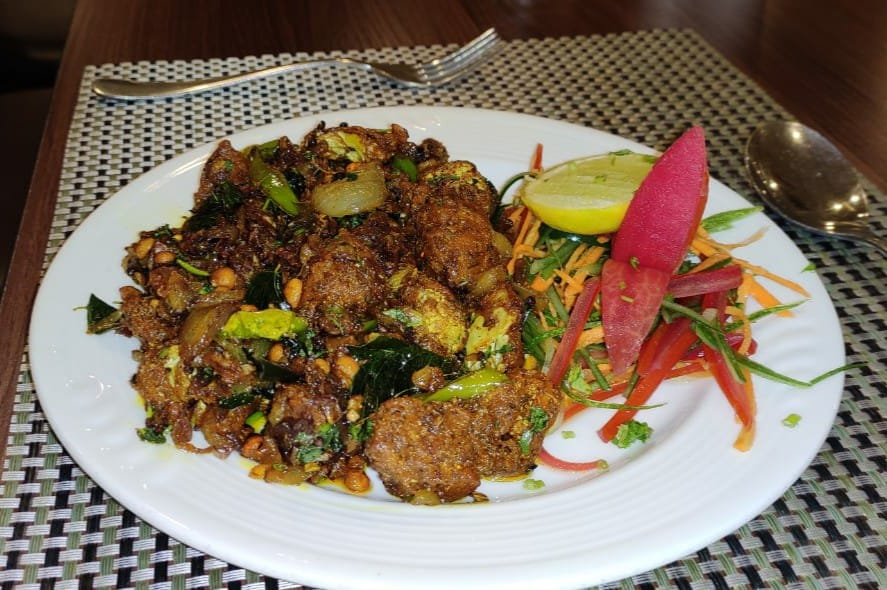
#> input picture assets/images/andhra-g2.jpg, 887 x 590 px
$ python -i build-card-thumbs.py   (imports and definitions only)
#> lines starting #> are read from the running program, lines starting #| are printed output that depends on the picture
#!/usr/bin/env python3
"""Cut the cuisine-card picture for the home page.

    python3 tools/build-card-thumbs.py [--force]

The home page shows all 21 cuisines as cards. A card is 240 pixels wide with a
200-pixel picture on top, and it pointed at the cuisine hero photographs, which
are 1500 to 1600 pixels wide because that is what the cuisine page itself
needs. Twenty-one of them came to about 5.3 MB to fill a strip of thumbnails
six times smaller than the files behind them.

These are 480x400, twice the slot so they stay sharp on a dense screen, and
come out around 45 KB. The heroes are untouched: kerala.html still loads
kerala-hero.jpg at full size, which is the one place it is actually shown big.

Cropped to the slot's 6:5 rather than squeezed. The CSS was already
object-fit: cover on a fixed 240x200 box, so this is the crop a reader saw
anyway -- it only stops the browser fetching the parts it then discarded.

Idempotent: a thumbnail newer than its source is left alone. --force recuts
everything, which is what to run after changing SIZE or QUALITY.

index.html is hand-written, so it names these files directly rather than
falling back the way the generated tiles do. Keep this step in tools/rebuild.py
and the files will be there.
"""
import os, re, sys

from PIL import Image

ROOT = os.path.dirname(os.path.dirname(os.path.abspath(__file__)))
IMG = os.path.join(ROOT, "assets", "images")
OUT = os.path.join(IMG, "cards")
# Twice .cuisine-card's 240x200 slot, so a 2x screen gets a whole pixel per
# pixel. The ratio has to match the slot or cover() would crop twice.
W, H = 480, 400
QUALITY = 72


def cut(src, dest):
#> called with src = '../assets/images/andhra-g2.jpg', dest = 'out.png'
    with Image.open(src) as im:
#> im is the input picture: PIL image 887x590 RGB; mean R, G, B 130.8, 113.3, 94.2
        im = im.convert("RGB")
        sw, sh = im.size
#> sw = 887; sh = 590
        # Widest box of the target ratio that fits, centred: the same crop
        # object-fit: cover was already doing in the browser.
        if sw / sh > W / H:
            side_w, side_h = int(sh * W / H), sh
#> side_w = 708; side_h = 590
        else:
            side_w, side_h = sw, int(sw * H / W)
        im = im.crop(((sw - side_w) // 2, (sh - side_h) // 2,
                      (sw + side_w) // 2, (sh + side_h) // 2))
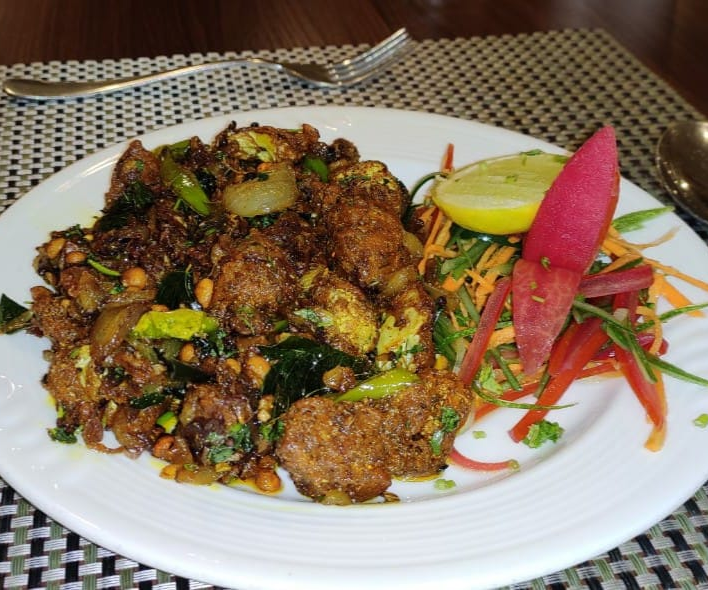
#> im: PIL image 708x590 RGB; mean R, G, B 138.3, 118.4, 96.3
        im = im.resize((W, H), Image.LANCZOS)
#> im: PIL image 480x400 RGB
        im.save(dest, "JPEG", quality=QUALITY, optimize=True, progressive=True)


def main():
    force = "--force" in sys.argv
    if not os.path.isdir(OUT):
        os.makedirs(OUT)

    # Driven by what the page actually asks for, so a card added or swapped in
    # index.html needs nothing changed here.
    src_html = open(os.path.join(ROOT, "index.html"), encoding="utf-8").read()
    names = []
    for m in re.finditer(r'<div class="thumb"><img src="assets/images/(?:cards/)?([^"]+)"', src_html):
        names.append(os.path.basename(m.group(1)))

    wanted, cut_now, saved_from, missing = set(), 0, 0, []
    for name in names:
        src = os.path.join(IMG, name)
        if not os.path.exists(src):
            missing.append(name)
            continue
        dest = os.path.join(OUT, name)
        wanted.add(name)
        saved_from += os.path.getsize(src)
        if force or not os.path.exists(dest) or \
                os.path.getmtime(dest) < os.path.getmtime(src):
            cut(src, dest)
            cut_now += 1

    stale = [f for f in os.listdir(OUT) if f.lower().endswith(".jpg") and f not in wanted]
    for f in stale:
        os.remove(os.path.join(OUT, f))

    total = sum(os.path.getsize(os.path.join(OUT, f)) for f in wanted)
    print("card thumbnails: %d in place (%d cut, %d removed), %d KB total"
          % (len(wanted), cut_now, len(stale), total / 1024))
    print("  the same %d pictures at full size are %d KB"
          % (len(wanted), saved_from / 1024))
    if missing:
        print("  no such source: %s" % ", ".join(sorted(set(missing))))
    return 0


# [2 lines not run here, left out]

>>> result = cut('../assets/images/andhra-g2.jpg', 'out.png')

$ run again, on assets/images/anglo-indian-hero.jpg
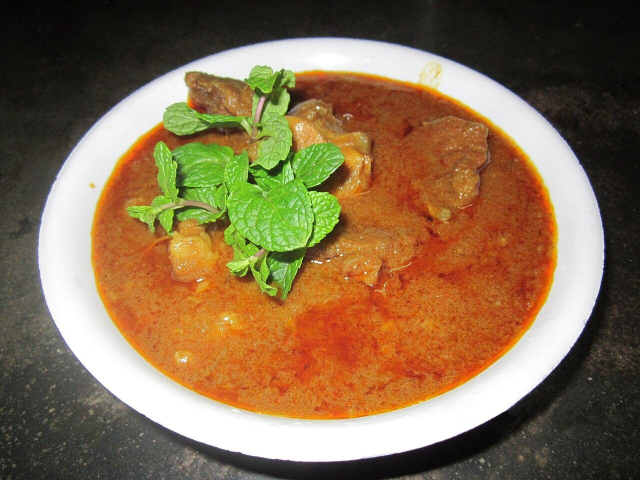
#> input picture assets/images/anglo-indian-hero.jpg, 1280 x 960 px (shown at 1/2 size)
#> in cut, im is the input picture: PIL image 1280x960 RGB; mean R, G, B 134.4, 108.6, 76.7
#> in cut, `im = im.crop(((sw - side_w) // 2, (sh - side_h) // 2, (sw + side_w) //..`:
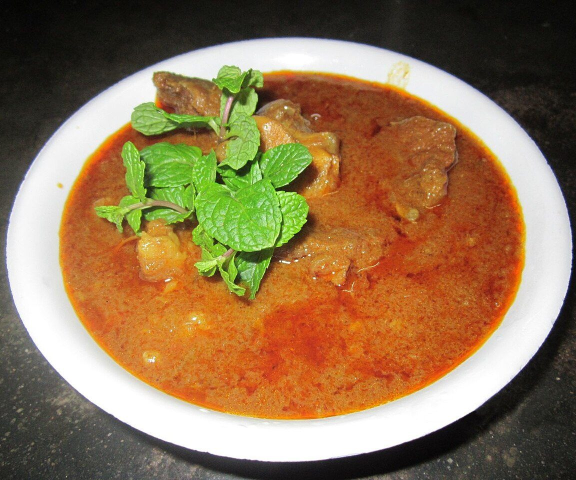
#> im: PIL image 1152x960 RGB (shown at 1/2 size); mean R, G, B 144.9, 116.4, 81.6
#> in cut, `im = im.resize((W, H), Image.LANCZOS)`:
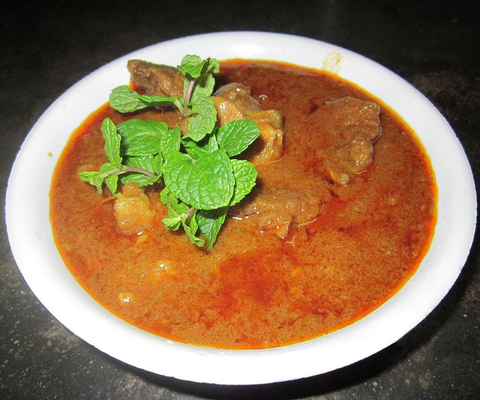
#> im: PIL image 480x400 RGB; mean R, G, B 144.9, 116.4, 81.6

$ run again, on assets/images/awadhi-g1.jpg
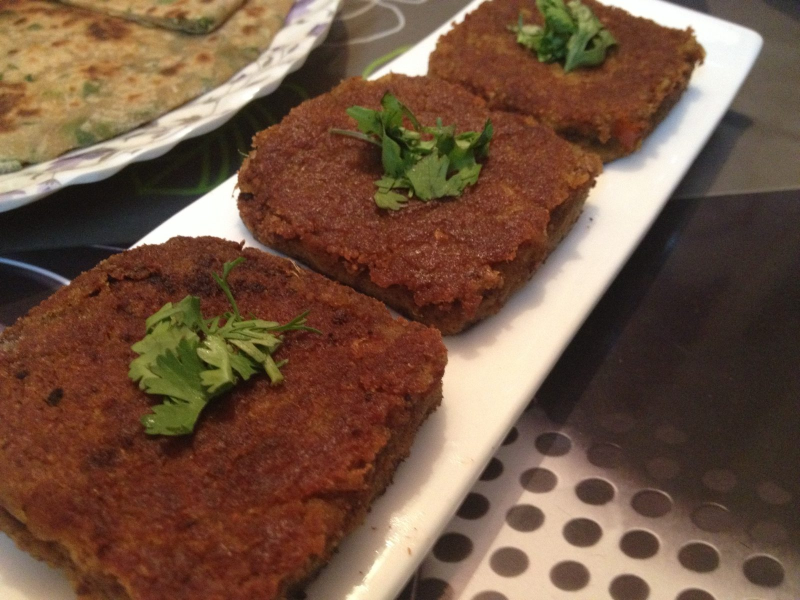
#> input picture assets/images/awadhi-g1.jpg, 1600 x 1200 px (shown at 1/2 size)
#> in cut, im is the input picture: PIL image 1600x1200 RGB; mean R, G, B 114.5, 85.4, 66.4
#> in cut, `im = im.crop(((sw - side_w) // 2, (sh - side_h) // 2, (sw + side_w) //..`:
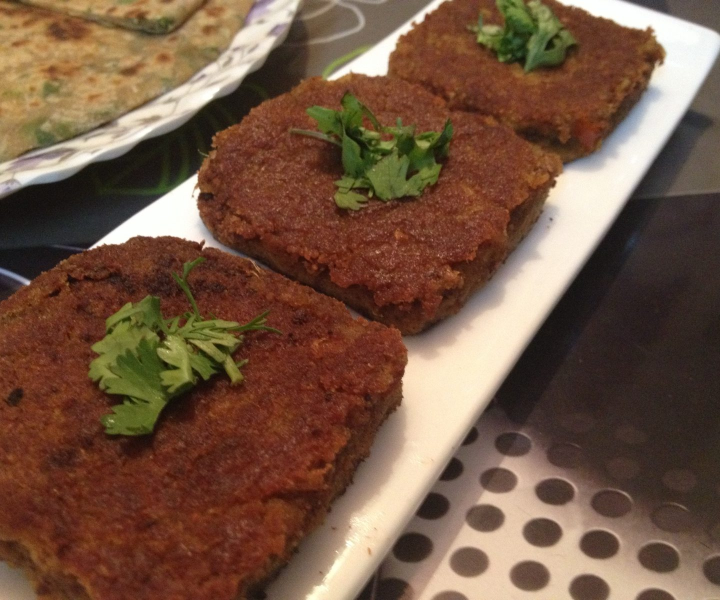
#> im: PIL image 1440x1200 RGB (shown at 1/2 size); mean R, G, B 116.6, 86.7, 67.4
#> in cut, `im = im.resize((W, H), Image.LANCZOS)`:
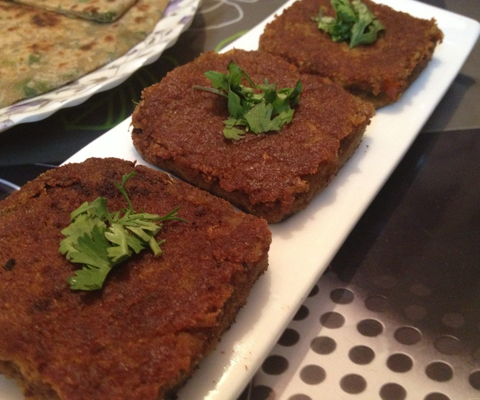
#> im: PIL image 480x400 RGB; mean R, G, B 116.6, 86.7, 67.4

$ run again, on assets/images/awadhi-g2.jpg
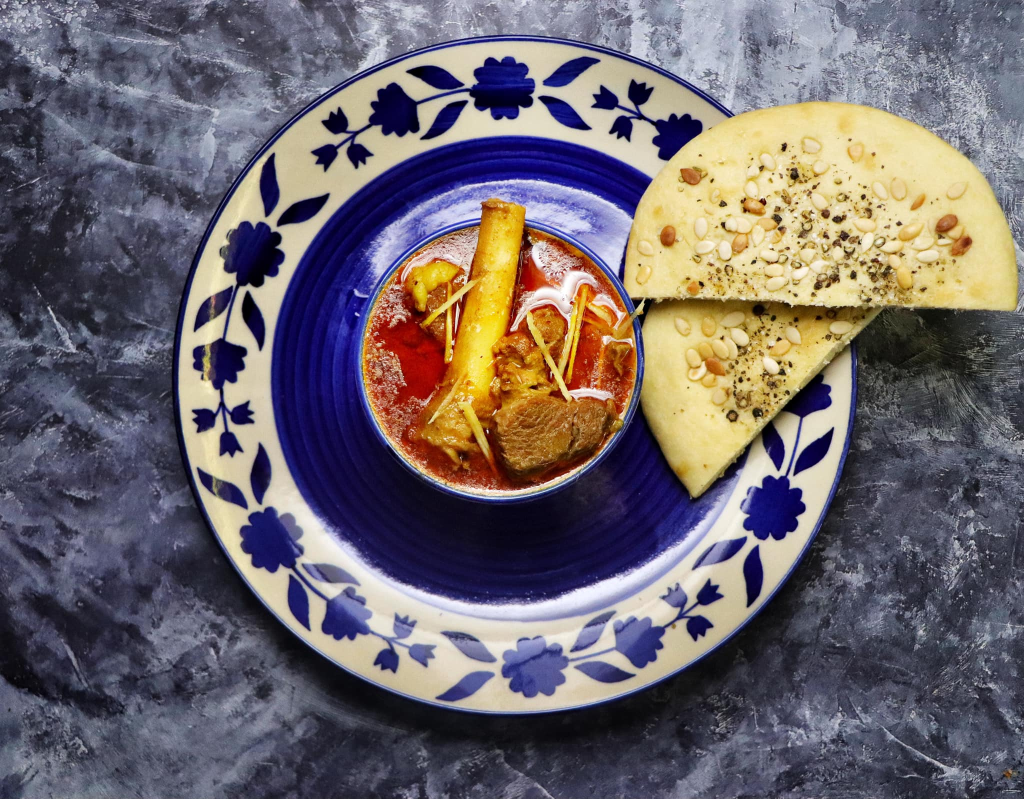
#> input picture assets/images/awadhi-g2.jpg, 2048 x 1598 px (shown at 1/2 size)
#> in cut, im is the input picture: PIL image 2048x1598 RGB; mean R, G, B 111.2, 103.1, 107.9
#> in cut, `im = im.crop(((sw - side_w) // 2, (sh - side_h) // 2, (sw + side_w) //..`:
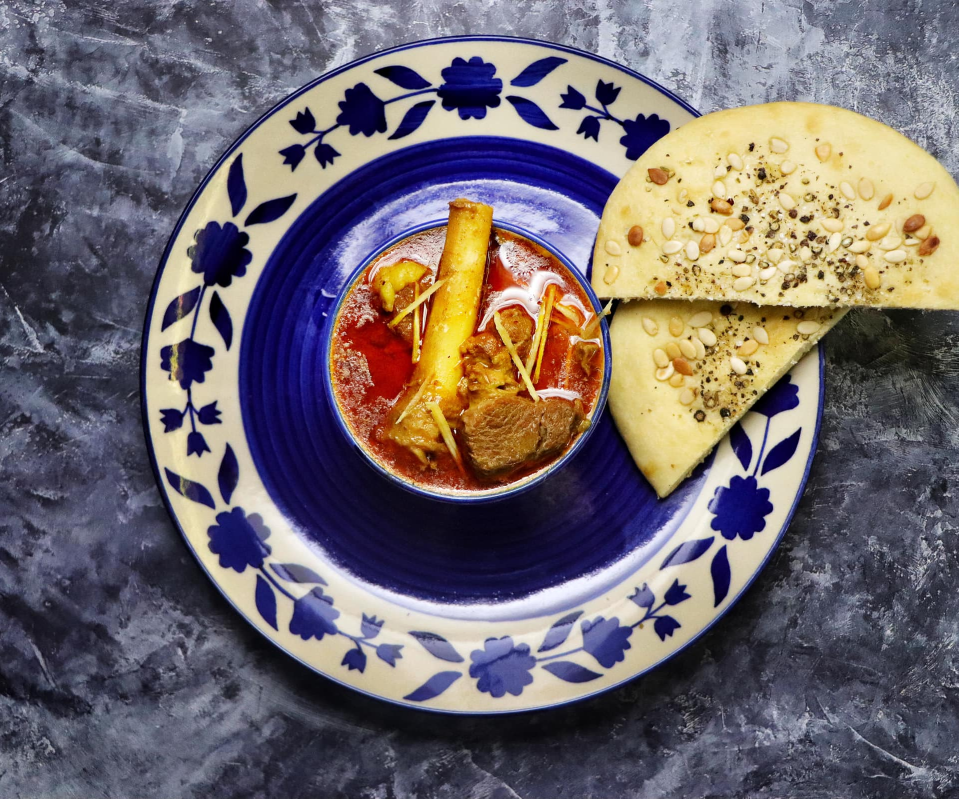
#> im: PIL image 1917x1598 RGB (shown at 1/2 size); mean R, G, B 113, 104.2, 108.5
#> in cut, `im = im.resize((W, H), Image.LANCZOS)`:
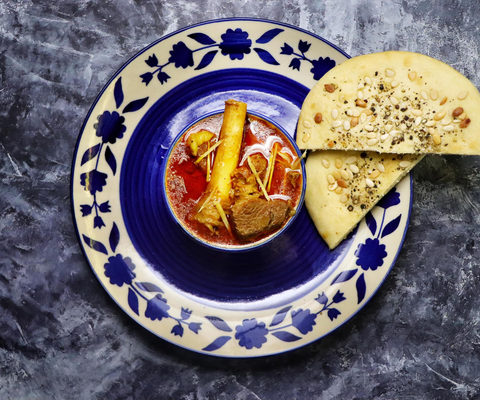
#> im: PIL image 480x400 RGB; mean R, G, B 113, 104.3, 108.5
